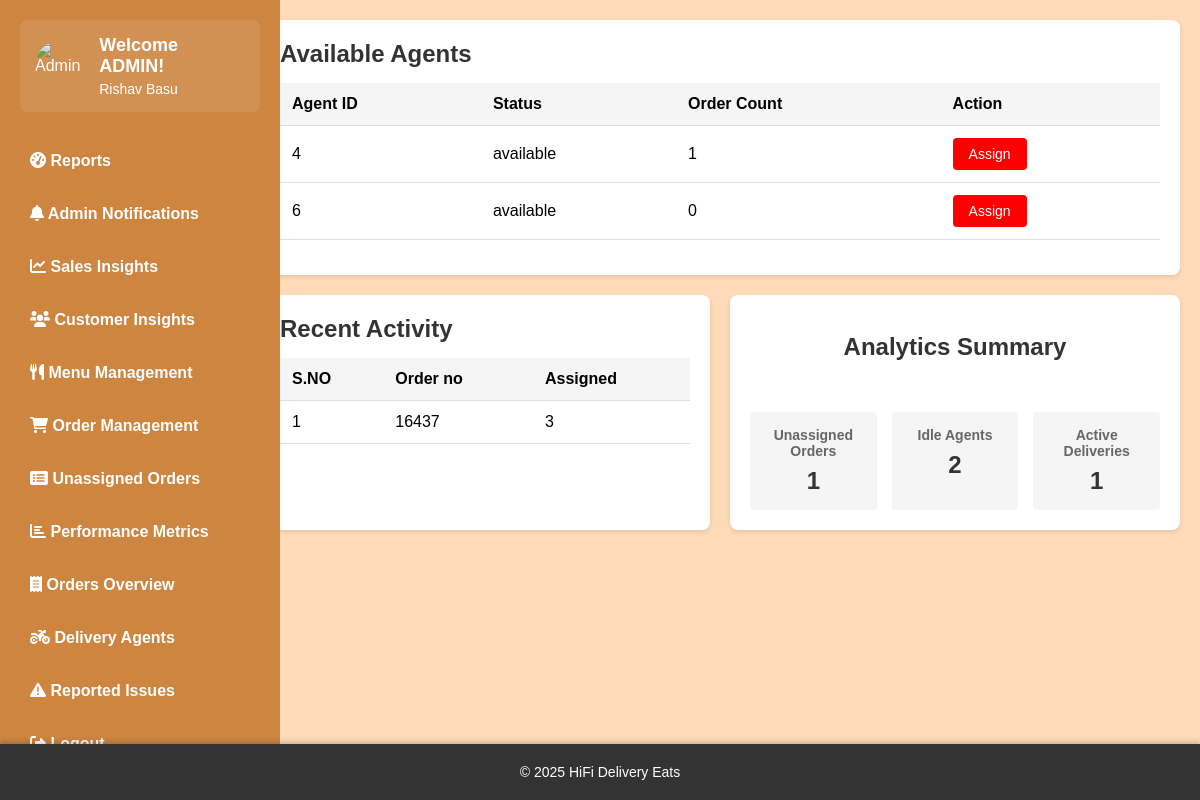
Screenshot of /assign-dashboard/1 with the database file from the repository.
### tables this page shows
CREATE TABLE Delivery_agents (
        id INTEGER PRIMARY KEY,
        name TEXT NOT NULL,
        status TEXT NOT NULL,
        FOREIGN KEY (id) REFERENCES Users(user_id),
        FOREIGN KEY (name) REFERENCES Users(full_name)
    );

### app.py (the view)
@app.route('/assign-dashboard/<int:order_id>')
def agent_assignment_dashboard(order_id):
    db = get_db_connection()
    cur = db.cursor()
    cur.execute('''SELECT da.*,
    COALESCE((SELECT COUNT(*)
        FROM Delivery d
        WHERE d.Delivery_Agent_ID = da.id AND date(d.Delivery_time) = date('now')), 0) as today_orders
    FROM Delivery_agents da
    WHERE da.status = 'available';''')
    order_count = cur.fetchall()
    agents = [{"id":count[0], "name":count[1], "status":count[2], "order_count":count[3]}
                   for count in order_count]
    cur.execute("""
        SELECT d.order_id, d.delivery_agent_id
        FROM Delivery d WHERE Status='Assigned'
        ORDER BY d.pickup_time DESC LIMIT 5
    """)
    recent_activities = cur.fetchall()
    recent_activities = [
        {"S_No": i + 1, "order_id": activity[0], "agent_id": activity[1] or "Unassigned"}
        for i, activity in enumerate(recent_activities)
    ]
    cur.execute("SELECT COUNT(*) FROM Delivery WHERE status = 'Unassigned'")
    unassigned_orders = cur.fetchone()[0]
    cur.execute("SELECT COUNT(*) FROM Delivery_agents WHERE status = 'available'")
    idle_agents = cur.fetchone()[0]
    cur.execute("SELECT COUNT(*) FROM Delivery WHERE status IN ('Assigned', 'Out for delivery')")
    active_deliveries = cur.fetchone()[0]
    analytics_summary = {
        'unassigned_orders': unassigned_orders,
        'idle_agents': idle_agents,
        'active_deliveries': active_deliveries
    }
    return render_template(
        'order_assignment.html',
        agents=agents,
        recent_activities=recent_activities,
        analytics_summary=analytics_summary,
        order_id=order_id
    )

### app.py (called while the page is built)
@app.teardown_appcontext
def close_connection(exception):
    db = getattr(g, '_database', None)
    if db is not None:
        db.close()

def get_db_connection():
    conn = sqlite3.connect("existing_database.db")
    conn.row_factory = sqlite3.Row
    return conn

### templates/order_assignment.html (shortened to what this page needs)
{% extends 'base.html' %}
{% block extra_css %}
<link rel="stylesheet" href="{{ url_for('static', filename='css/order_assignment.css') }}">
{% endblock %}
{% block content %}
<div class="section-box agents-section">
    <h2>Available Agents</h2>
    <table class="agents-table">
        <thead>
            <tr>
                <th>Agent ID</th>
                <th>Status</th>
                <th>Order Count</th>
                <th>Action</th>
            </tr>
        </thead>
        <tbody>
            {% for agent in agents %}
            <tr>
                <td>{{ agent.id }}</td>
                <td>{{ agent.status }}</td>
                <td>{{agent.order_count}}</td>
                <td>
                    <form method="POST" action="{{ url_for('assign_agent', order_id=order_id, agent_id=agent.id) }}"
                       data-order-id="{{ order_id }}" data-agent-id="{{ agent.id }}">
                       <button type="button" class="assign-btn">Assign</button>
                    </form>
                </td>
            </tr>
            {% endfor %}
        </tbody>
    </table>
</div>
<div class="bottom-sections">
    <div class="section-box recent-activity">
        <h2>Recent Activity</h2>
        <table>
            <thead>
                <tr>
                    <th>S.NO</th>
                    <th>Order no</th>
                    <th>Assigned</th>
                </tr>
            </thead>
            <tbody>
                {% for activity in recent_activities %}
                <tr>
                    <td>{{ activity.S_No }}</td>
                    <td>{{ activity.order_id }}</td>
                    <td>{{ activity.agent_id or 'Unassigned' }}</td>
                </tr>
                {% endfor %}
            </tbody>
        </table>
    </div>
    <div class="section-box analytics-summary">
        <br><h2 style="text-align: center;">Analytics Summary</h2><br><br>
        <div class="analytics-grid">
            <div class="analytics-item">
                <h3>Unassigned Orders</h3>
                <p>{{ analytics_summary.unassigned_orders }}</p>
            </div>
            <div class="analytics-item">
                <h3>Idle Agents</h3>
                <p>{{ analytics_summary.idle_agents }}</p>
            </div>
            <div class="analytics-item">
                <h3>Active Deliveries</h3>
                <p>{{ analytics_summary.active_deliveries }}</p>
            </div>
        </div>
    </div>
</div>
{% endblock %}

### static/css/order_assignment.css (style rules this page uses)
* { margin: 0; padding: 0; box-sizing: border-box; font-family: Arial, sans-serif; }
.section-box { background-color: white; padding: 20px; border-radius: 8px; box-shadow: 0 2px 4px rgba(0, 0, 0, 0.1); margin-bottom: 20px; }
.section-box h2 { margin-bottom: 15px; color: #333; }
table { width: 100%; border-collapse: collapse; margin-bottom: 15px; }
th, td { padding: 12px; text-align: left; border-bottom: 1px solid #ddd; }
th { background-color: #f5f5f5; font-weight: bold; }
.assign-btn { background-color: #FF0000; color: white; border: none; padding: 8px 16px; border-radius: 4px; cursor: pointer; font-size: 14px; }
.bottom-sections { display: flex; gap: 20px; margin-bottom: 20px; }
.recent-activity, .analytics-summary { flex: 1; }
.analytics-grid { display: grid; grid-template-columns: repeat(3, 1fr); gap: 15px; text-align: center; }
.analytics-item { padding: 15px; background-color: #f5f5f5; border-radius: 4px; }
.analytics-item h3 { font-size: 14px; margin-bottom: 8px; color: #666; }
.analytics-item p { font-size: 24px; font-weight: bold; color: #333; }

### static/css/base.css (style rules this page uses)
* { margin: 0; padding: 0; box-sizing: border-box; font-family: Arial, sans-serif; }

### rows the page displays
Delivery_agents: id "4", status "available", order_count "1"
Delivery_agents: id "6", status "available", order_count "0"

### other values shown
{{ activity.S_No }} "1"
{{ activity.order_id }} "16437"
{{ activity.agent_id or 'Unassigned' }} "3"
{{ analytics_summary.unassigned_orders }} "1"
{{ analytics_summary.idle_agents }} "2"
{{ analytics_summary.active_deliveries }} "1"
